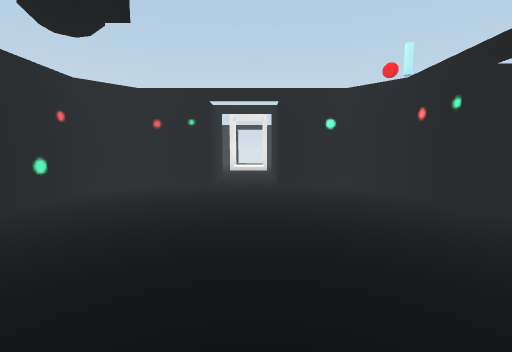
View 1 (above)

24 first-person views from a walk through a scene from a Unity 3-D project. The camera is 1.5 m above the floor, tilts 6° down and sees 90° across. Doors are open. The floor is counted in squares, 1 m on a side. Each view is taken from the middle of a square. On the plan, view 1 faces up. The plan holds only what a view shows up to about 13 squares ahead; the rest is blank. The place goes on beyond the plan. The player character is not drawn. Some surface patterns are stand-ins.

View 2
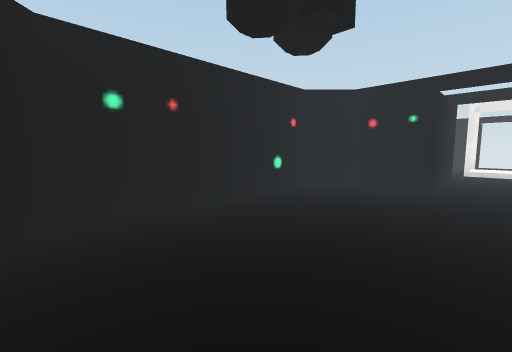

View 3
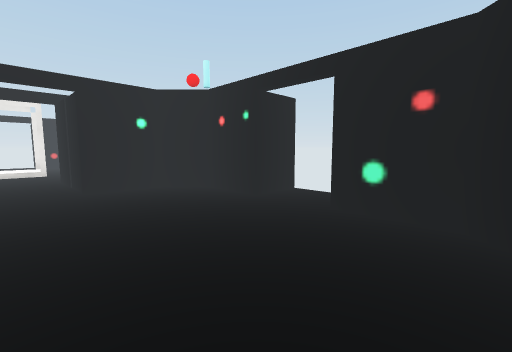

View 4
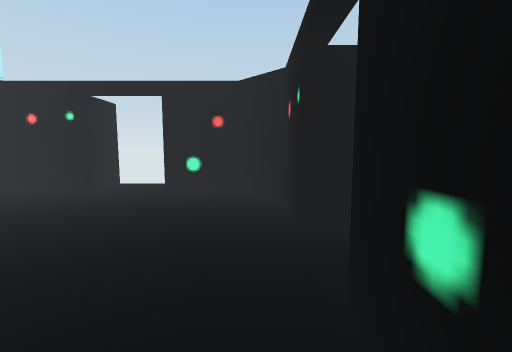

View 5
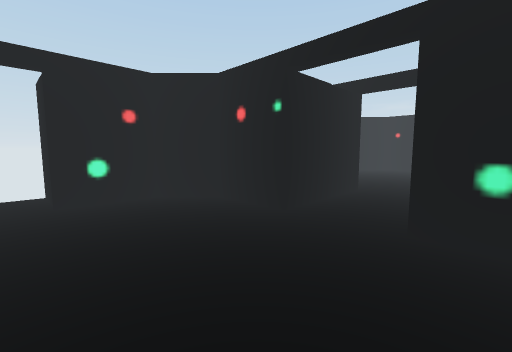

View 6
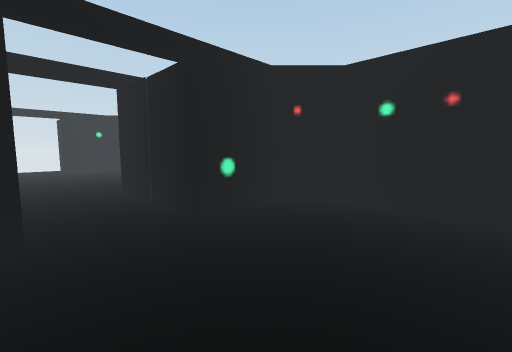

View 7
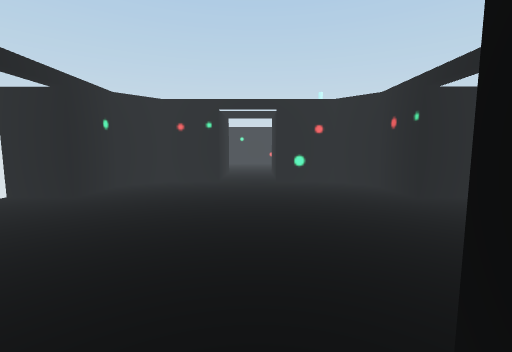

View 8
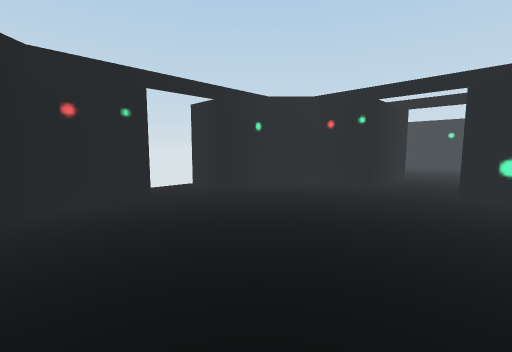

View 9
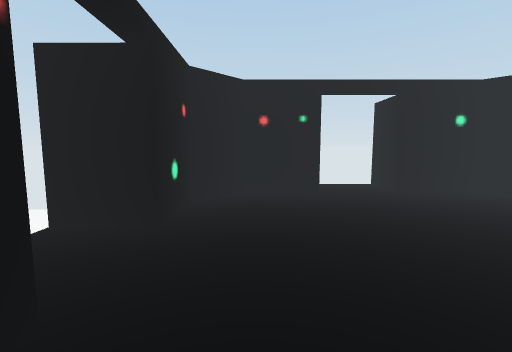

View 10
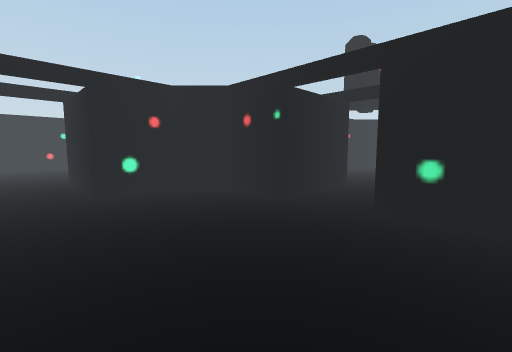

View 11
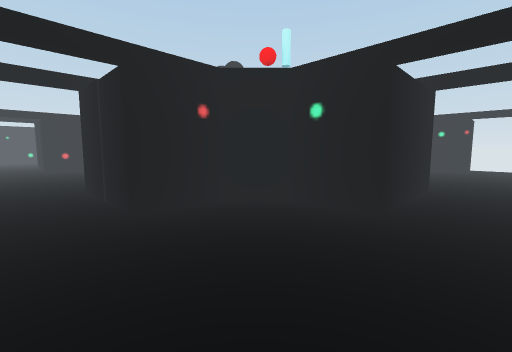

View 12
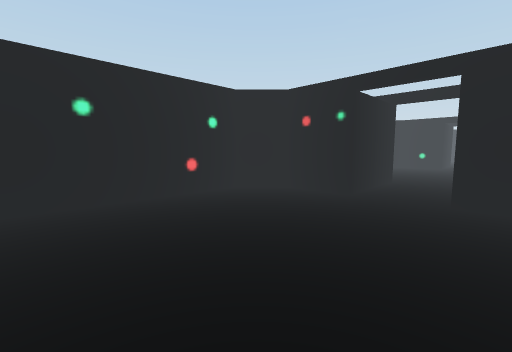

View 13
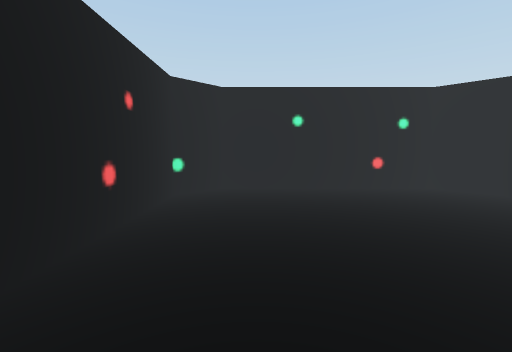

View 14
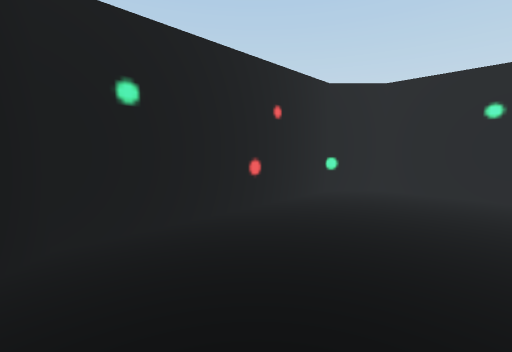

View 15
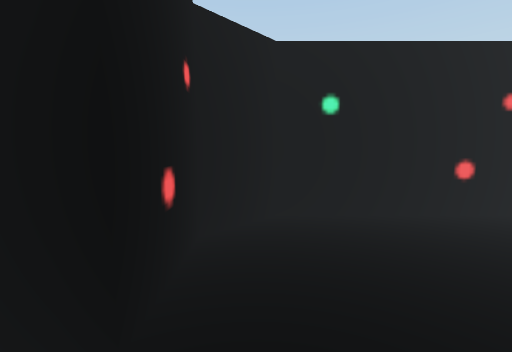

View 16
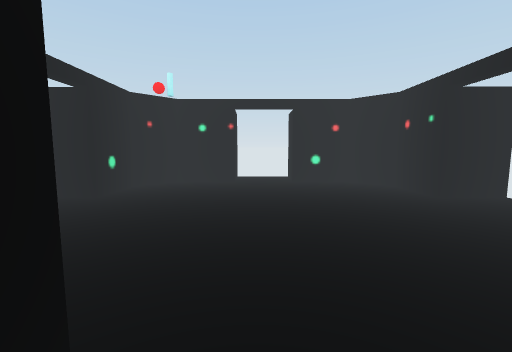

View 17
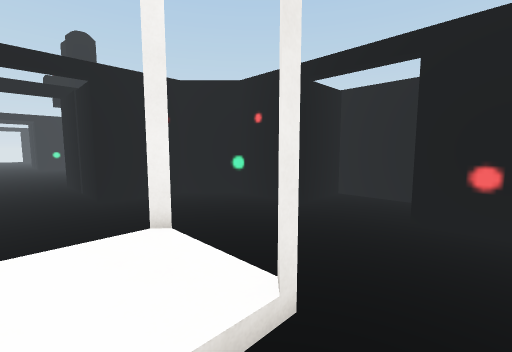

View 18
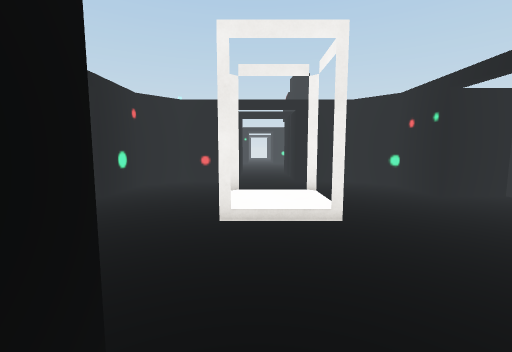

View 19
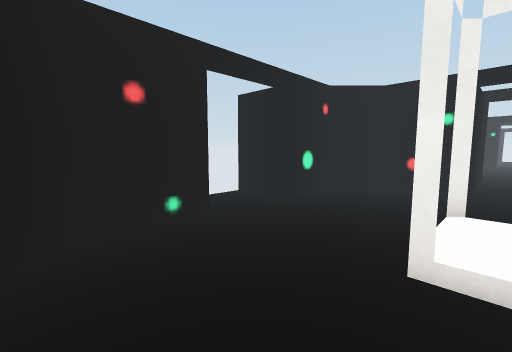

View 20
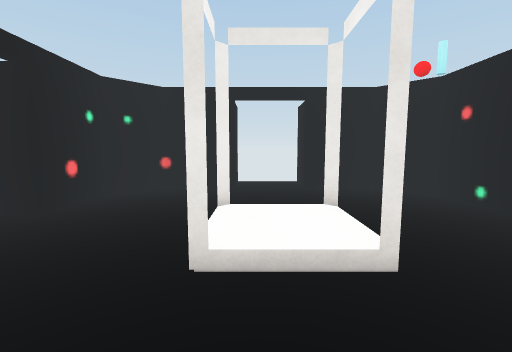

View 21
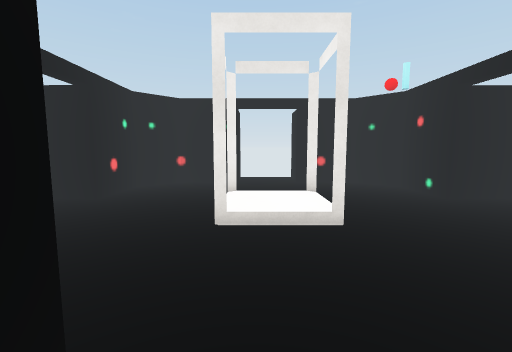

View 22
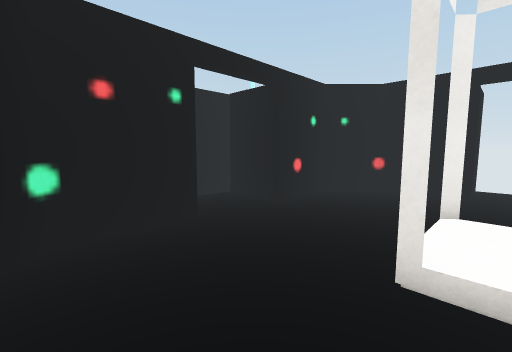

View 23
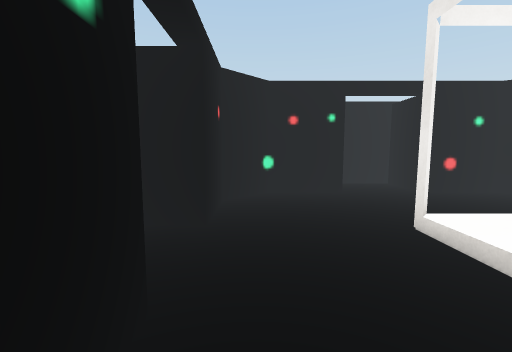

View 24
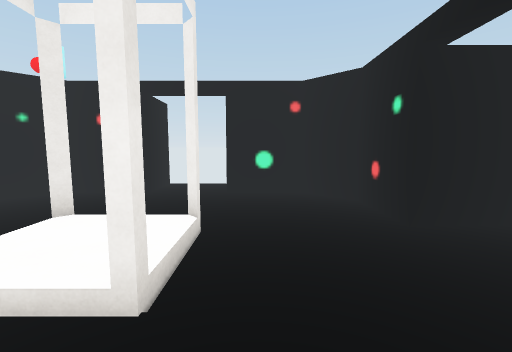

### Floor plan
Ten units are one square. View 1 is at (0, 0); x grows to the right and y downward. Boxes are objects, and circles mark ways between rooms. Rooms are numbered by the first view taken in them; rooms with no view inside come last. Other rooms are left out.
<svg viewBox="-212 -275 287 440">
<path fill="none" stroke="#000" d="M-18 -98 -44 -98 -58 -84 -58 -6 -44 8 -18 8M48 -58 48 -84 34 -98 8 -98M9 8 34 8 48 -6 48 -32M61 90 48 90M53 118 65 118M48 117 54 118M-18 50 -44 50 -58 64 -58 91M-58 117 -58 143 -44 157 -18 157M48 90 48 64 34 50 8 50M9 157 34 157 48 143 48 117M-100 90 -100 64 -114 50 -140 50M-166 50 -193 50 -207 64 -207 143 -193 157 -114 157 -100 143 -100 117M-62 90 -100 90M-96 117 -62 117M-58 91 -64 90M-64 118 -58 117M-100 117 -95 118M-18 -247 -44 -247 -58 -233 -58 -206M-58 -180 -58 -154 -44 -140 -18 -140M48 -206 48 -233 34 -247 8 -247M9 -140 34 -140 48 -154 48 -180M-19 -265 -19 -254M8 -251 8 -266M-19 -104 -18 -98M-19 -136 -19 -103M-18 -140 -19 -135M9 -103 9 -140M8 -98 9 -104M-167 45 -166 50M-167 12 -167 46M-139 46 -140 7M-140 50 -139 45M-19 12 -19 46M9 46 9 8M8 50 9 45"/>
<rect x="-25" y="-185" width="10" height="10" fill="#bbb"><title>elevator</title></rect>
<rect x="-25" y="-215" width="10" height="10" fill="#bbb"><title>elevator</title></rect>
<rect x="5" y="-185" width="10" height="10" fill="#bbb"><title>elevator</title></rect>
<rect x="5" y="-215" width="10" height="10" fill="#bbb"><title>elevator</title></rect>
<circle cx="-5" cy="-100" r="3" fill="#2a7"/>
<circle cx="-5" cy="10" r="3" fill="#2a7"/>
<circle cx="50" cy="105" r="3" fill="#2a7"/>
<circle cx="-60" cy="100" r="3" fill="#2a7"/>
<circle cx="-5" cy="50" r="3" fill="#2a7"/>
<circle cx="-100" cy="100" r="3" fill="#2a7"/>
<circle cx="-150" cy="50" r="3" fill="#2a7"/>
<circle cx="-5" cy="-250" r="3" fill="#2a7"/>
<circle cx="-5" cy="-140" r="3" fill="#2a7"/>
<text x="-10" y="-50">1</text>
<text x="70" y="100">2</text>
<text x="-10" y="100">3</text>
<text x="-150" y="100">4</text>
<text x="-80" y="100">5</text>
<text x="-10" y="-200">6</text>
<text x="0" y="-270">7</text>
<text x="-10" y="-120">8</text>
<text x="-160" y="30">9</text>
<text x="-10" y="30">10</text>
</svg>
Room 1 opens to room 8. Room 1 opens to room 10. Room 2 opens to room 3. Room 3 opens to room 5. Room 3 opens to room 10. Room 4 opens to room 5. Room 4 opens to room 9. Room 6 opens to room 7. Room 6 opens to room 8.

Where each view was taken, in squares from view 1:
view 1: 0 up, 0 right, facing up
view 2: 0 up, 0 right, facing up-left
view 3: 0 up, 1 left, facing up-right
view 4: 0 up, 4 left, facing right
view 5: 4 up, 3 left, facing down-right
view 6: 4 up, 1 right, facing down-left
view 7: 10 down, 6 right, facing left
view 8: 8 down, 4 right, facing down-left
view 9: 7 down, 3 right, facing down
view 10: 11 down, 3 right, facing up-left
view 11: 11 down, 16 left, facing up-right
view 12: 13 down, 13 left, facing up-left
view 13: 13 down, 11 left, facing left
view 14: 11 down, 11 left, facing down-left
view 15: 10 down, 11 left, facing down
view 16: 10 down, 7 left, facing right
view 17: 22 up, 0 right, facing down-left
view 18: 26 up, 0 right, facing down
view 19: 24 up, 0 right, facing down-right
view 20: 15 up, 1 left, facing up
view 21: 13 up, 1 left, facing up
view 22: 15 up, 1 left, facing up-left
view 23: 15 up, 3 right, facing left
view 24: 17 up, 4 left, facing right
